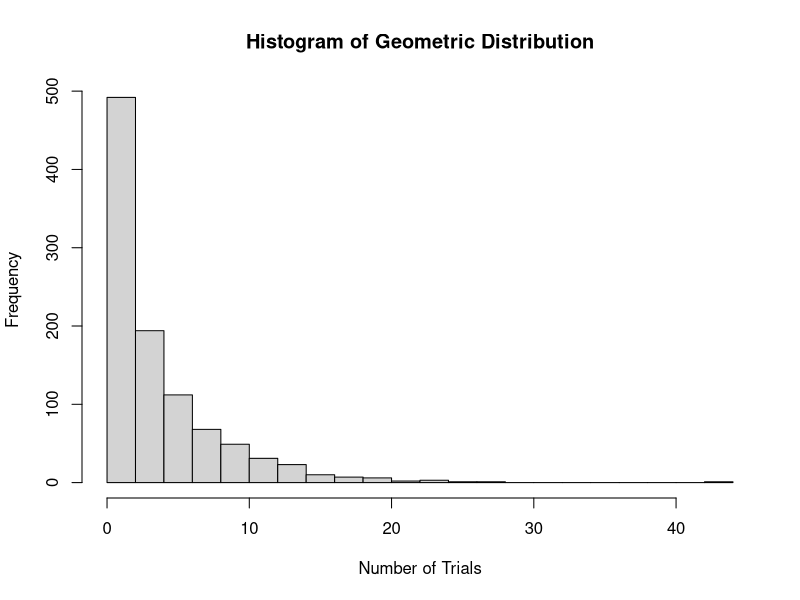

Write R code to recreate this figure.
#I.
#probability of success
p <- 0.2

x <- rgeom(1000, prob = p)

mean_x <- mean(x)
var_x <- var(x)
sd_x <- sd(x)

cat("Number of trials required to achieve first success:\n")
cat("Mean (in 2 decimal places): ", formatC(mean_x, digits = 2, format = "f"), "\n", sep = "")
cat("Variance (in 2 decimal places): ", formatC(var_x, digits = 2, format = "f"), "\n", sep = "")
cat("Standard deviation (in 2 decimal places): ", formatC(sd_x, digits = 2, format = "f"), "\n", sep = "")

hist(x, breaks = 20, main = "Histogram of Geometric Distribution", xlab = "Number of Trials", ylab = "Frequency")

#II.
n1 <- 10 
p <- 0.10

prob_more_than_10_percent_1 <- sum(dbinom(11:n1, size = n1, prob = p))
prob_more_than_10_percent_1

n2 <- 10
p <- 0.10

prob_more_than_10_percent_2 <- sum(dbinom(11:n2, size = n2, prob = p))
prob_more_than_10_percent_2
